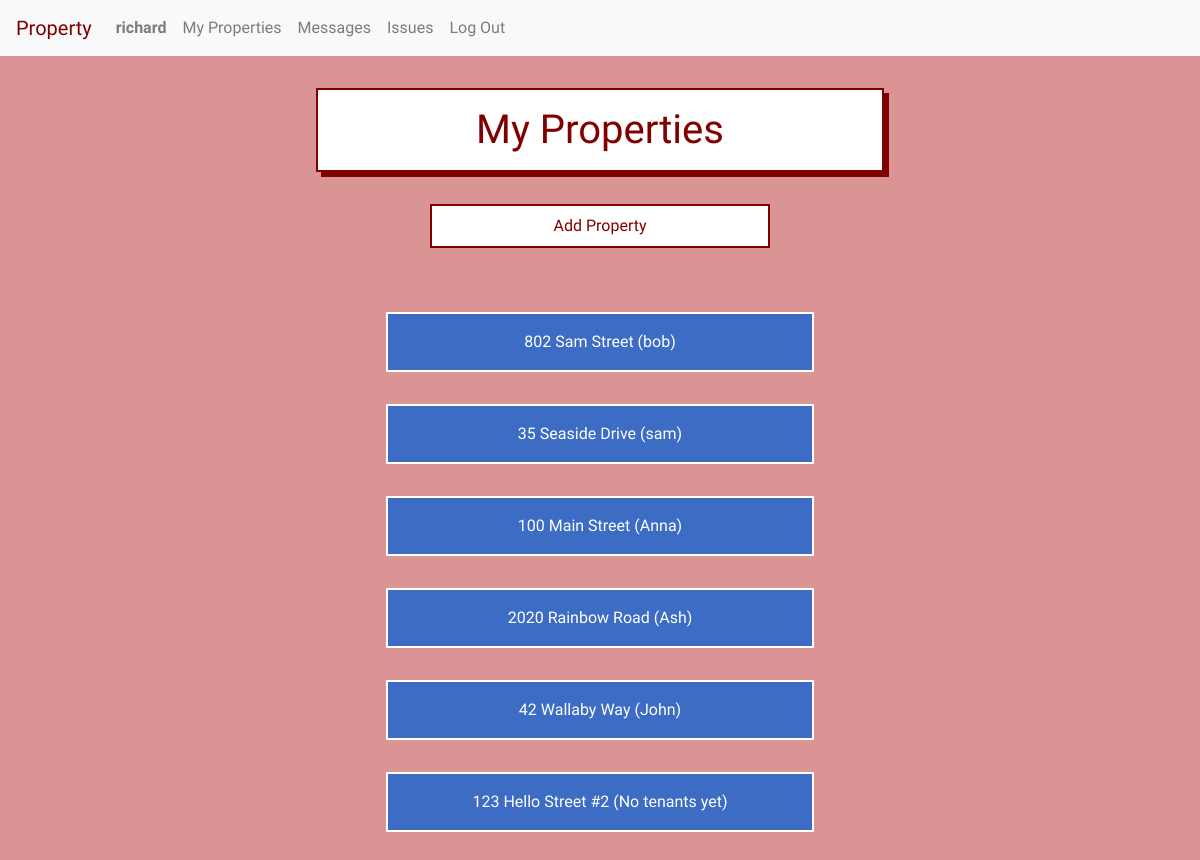
/property/ (signed in), run on an earlier commit of the app's database.
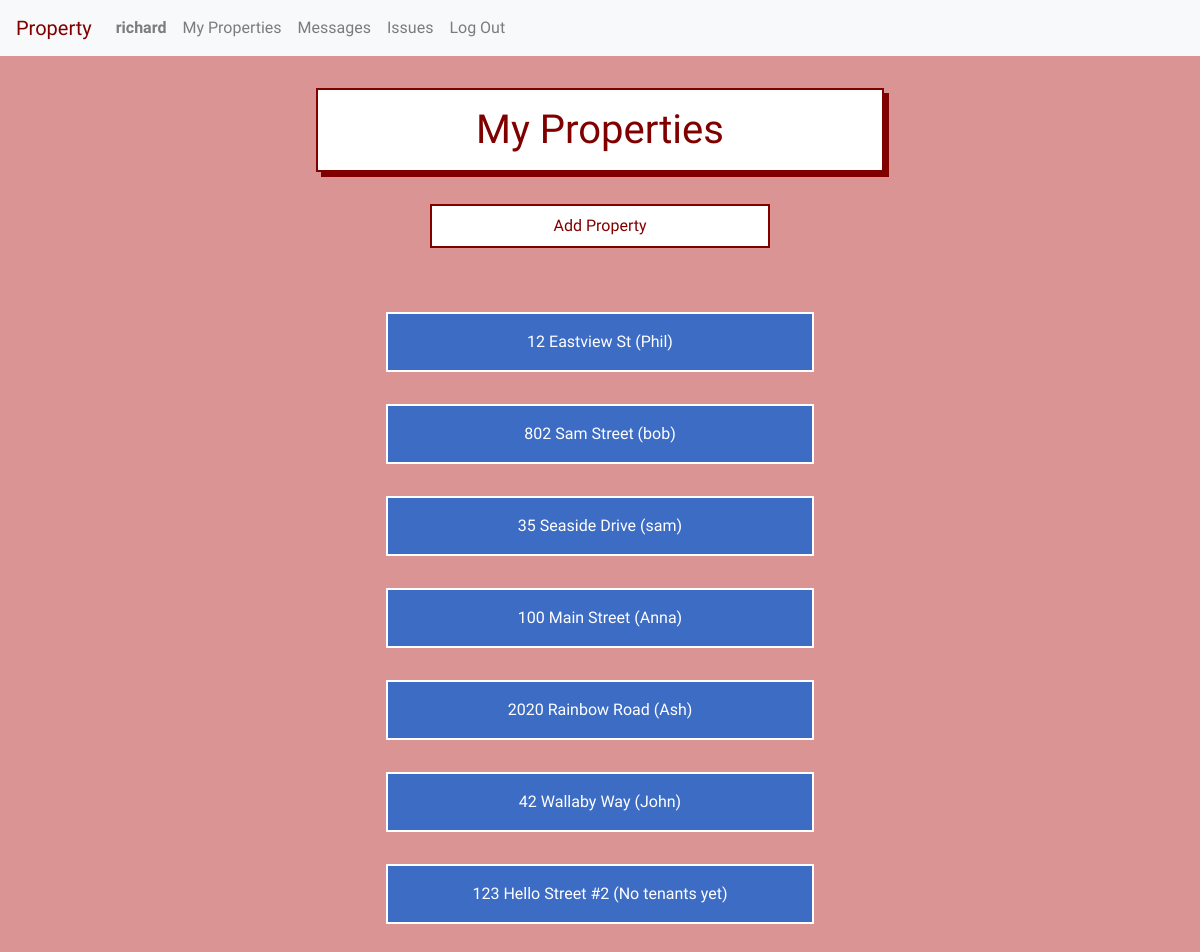
And on a later commit of the database.
### property/models.py (models this page shows, shortened)
class Unit(models.Model):
    manager = models.ForeignKey(User, on_delete=models.CASCADE, related_name="managers")
    tenant = models.ForeignKey(User, on_delete=models.CASCADE, related_name="tenants", blank=True, null=True)
    address = models.CharField(max_length=200)
    image = models.ImageField(blank=True, upload_to='unit_images/')
    lease = models.FileField(blank=True, upload_to='leases/')
    def __str__(self):
        return f"{self.address}"

class User(AbstractUser):
    tenant = models.BooleanField(default=True)
    manager = models.BooleanField(default=False)
    profile_picture = models.ImageField(blank=True, null=True, upload_to='profile_images/')

### property/views.py (the view, shortened to what this page needs)
# urls.py: path("", views.index, name="index"),
def index(request):
    if request.user.is_authenticated:
        if request.user.manager:
            try:
                units = Unit.objects.filter(manager=request.user).order_by('address').order_by('-tenant')
            except ObjectDoesNotExist:
                units = None
            return render(request, 'property/index.html', {
                "units": units,
            })
    else:
        return render(request, 'property/login.html')

### property/templates/property/index.html (shortened to what this page needs)
{% extends "property/layout.html" %}
{% load static %}
{% block body %}
    {% if user.manager %}
        {% if not units %}
            <br><br>
            <p> You have not registered any properties yet. </p>
            <p> Let's get started! </p>
            <div class="add-property-link">
                <a href="{% url 'add_property' %}">Add Property</a>
            </div>
        {% else %}
            <h1>My Properties</h1>
            <a href="{% url 'add_property' %}">
                <div class="add-property-link">
                    Add Property
                </div>
            </a>
            <div class="list-container">
                {% for unit in units %}
                <a href="{% url 'unit' unit.id %}">
                    <div class="listed-item-link">
                        {{unit}} {% if unit.tenant %} ({{unit.tenant.first_name}}) {% else %} (No tenants yet) {% endif %}
                    </div>
                </a>
                {% endfor %}
            </div>
        {% endif %}
    {% endif %}
{% endblock %}

What changed in the data, as far as the page shows it:
added Unit: address "12 Eastview St", tenant.first_name "Phil"
